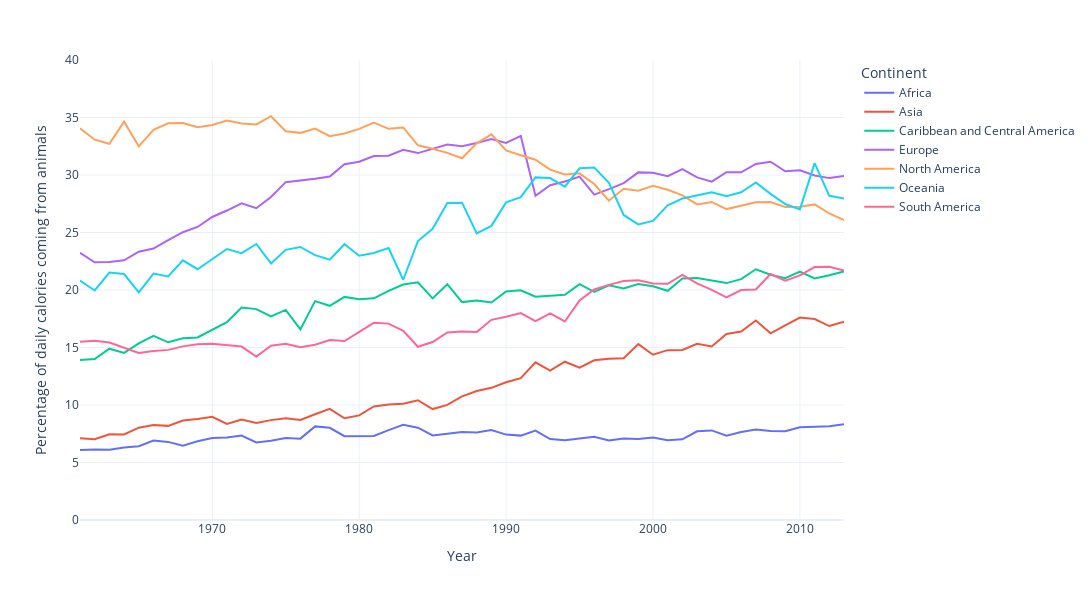

Notebook source saved alongside this figure:
### Code cell
fig = px.line(median_animal_ratio_per_continent, 
              x="year", 
              y="animal_ratio", 
              title="",
              height=600,
              width=1200,
              color="continent",
              template="plotly_white",
              labels={"continent": "Continent", "animal_ratio": "% Daily Calories of Animal Origin", "year": "Year"},
             )

fig.update_layout(
    xaxis_title="Year",
    yaxis_title="Percentage of daily calories coming from animals",
    legend={"title": {"text": "Continent"}},
)
# fig.update_xaxes(range=[0.0, 100.0])
fig.update_yaxes(range=[0.0, 40.0])
fig.show()

### Figure 1 — Plotly figure (JSON) as saved in the notebook; plotly's stock layout.template omitted (floating-point values rounded to 4 significant figures)
{"data": [{"hovertemplate": "Continent=Africa<br>Year=%{x}<br>% Daily Calories of Animal Origin=%{y}<extra></extra>", "legendgroup": "Africa", "line": {"color": "#636efa", "dash": "solid"}, "marker": {"symbol": "circle"}, "mode": "lines", "name": "Africa", "orientation": "v", "showlegend": true, "type": "scatter", "x": [1961, 1962, 1963, 1964, 1965, 1966, 1967, 1968, 1969, 1970, 1971, 1972, 1973, 1974, 1975, 1976, 1977, 1978, 1979, 1980, 1981, 1982, 1983, 1984, 1985, 1986, 1987, 1988, 1989, 1990, 1991, 1992, 1993, 1994, 1995, 1996, 1997, 1998, 1999, 2000, 2001, 2002, 2003, 2004, 2005, 2006, 2007, 2008, 2009, 2010, 2011, 2012, 2013], "xaxis": "x", "y": [6.092, 6.141, 6.113, 6.311, 6.418, 6.911, 6.793, 6.456, 6.852, 7.131, 7.18, 7.347, 6.75, 6.9, 7.128, 7.076, 8.139, 8.02, 7.285, 7.317, 7.302, 7.814, 8.278, 8.024, 7.358, 7.499, 7.646, 7.605, 7.827, 7.424, 7.338, 7.78, 7.041, 6.94, 7.065, 7.239, 6.909, 7.095, 7.046, 7.169, 6.944, 7.013, 7.717, 7.79, 7.332, 7.644, 7.867, 7.737, 7.721, 8.059, 8.107, 8.162, 8.324], "yaxis": "y"}, {"hovertemplate": "Continent=Asia<br>Year=%{x}<br>% Daily Calories of Animal Origin=%{y}<extra></extra>", "legendgroup": "Asia", "line": {"color": "#EF553B", "dash": "solid"}, "marker": {"symbol": "circle"}, "mode": "lines", "name": "Asia", "orientation": "v", "showlegend": true, "type": "scatter", "x": [1961, 1962, 1963, 1964, 1965, 1966, 1967, 1968, 1969, 1970, 1971, 1972, 1973, 1974, 1975, 1976, 1977, 1978, 1979, 1980, 1981, 1982, 1983, 1984, 1985, 1986, 1987, 1988, 1989, 1990, 1991, 1992, 1993, 1994, 1995, 1996, 1997, 1998, 1999, 2000, 2001, 2002, 2003, 2004, 2005, 2006, 2007, 2008, 2009, 2010, 2011, 2012, 2013], "xaxis": "x", "y": [7.108, 7.025, 7.451, 7.435, 8.026, 8.259, 8.185, 8.643, 8.776, 8.978, 8.36, 8.743, 8.431, 8.685, 8.837, 8.7, 9.194, 9.665, 8.849, 9.099, 9.871, 10.05, 10.11, 10.42, 9.647, 10.01, 10.75, 11.21, 11.49, 11.97, 12.33, 13.71, 12.99, 13.76, 13.25, 13.89, 14.02, 14.06, 15.3, 14.37, 14.77, 14.79, 15.33, 15.09, 16.18, 16.39, 17.35, 16.23, 16.92, 17.61, 17.47, 16.87, 17.24], "yaxis": "y"}, {"hovertemplate": "Continent=Caribbean and Central America<br>Year=%{x}<br>% Daily Calories of Animal Origin=%{y}<extra></extra>", "legendgroup": "Caribbean and Central America", "line": {"color": "#00cc96", "dash": "solid"}, "marker": {"symbol": "circle"}, "mode": "lines", "name": "Caribbean and Central America", "orientation": "v", "showlegend": true, "type": "scatter", "x": [1961, 1962, 1963, 1964, 1965, 1966, 1967, 1968, 1969, 1970, 1971, 1972, 1973, 1974, 1975, 1976, 1977, 1978, 1979, 1980, 1981, 1982, 1983, 1984, 1985, 1986, 1987, 1988, 1989, 1990, 1991, 1992, 1993, 1994, 1995, 1996, 1997, 1998, 1999, 2000, 2001, 2002, 2003, 2004, 2005, 2006, 2007, 2008, 2009, 2010, 2011, 2012, 2013], "xaxis": "x", "y": [13.91, 14.0, 14.9, 14.53, 15.35, 16.02, 15.45, 15.8, 15.87, 16.57, 17.2, 18.47, 18.34, 17.71, 18.27, 16.57, 19.04, 18.62, 19.4, 19.19, 19.28, 19.92, 20.48, 20.66, 19.27, 20.5, 18.95, 19.08, 18.91, 19.87, 19.98, 19.42, 19.49, 19.59, 20.51, 19.83, 20.41, 20.14, 20.52, 20.33, 19.93, 21.0, 21.05, 20.81, 20.6, 20.95, 21.8, 21.33, 21.03, 21.59, 21.0, 21.28, 21.62], "yaxis": "y"}, {"hovertemplate": "Continent=Europe<br>Year=%{x}<br>% Daily Calories of Animal Origin=%{y}<extra></extra>", "legendgroup": "Europe", "line": {"color": "#ab63fa", "dash": "solid"}, "marker": {"symbol": "circle"}, "mode": "lines", "name": "Europe", "orientation": "v", "showlegend": true, "type": "scatter", "x": [1961, 1962, 1963, 1964, 1965, 1966, 1967, 1968, 1969, 1970, 1971, 1972, 1973, 1974, 1975, 1976, 1977, 1978, 1979, 1980, 1981, 1982, 1983, 1984, 1985, 1986, 1987, 1988, 1989, 1990, 1991, 1992, 1993, 1994, 1995, 1996, 1997, 1998, 1999, 2000, 2001, 2002, 2003, 2004, 2005, 2006, 2007, 2008, 2009, 2010, 2011, 2012, 2013], "xaxis": "x", "y": [23.24, 22.41, 22.44, 22.59, 23.33, 23.61, 24.34, 25.02, 25.48, 26.35, 26.91, 27.54, 27.11, 28.08, 29.38, 29.5, 29.67, 29.87, 30.93, 31.15, 31.65, 31.68, 32.19, 31.91, 32.3, 32.65, 32.51, 32.79, 33.14, 32.78, 33.4, 28.2, 29.11, 29.43, 29.86, 28.29, 28.77, 29.3, 30.23, 30.2, 29.9, 30.51, 29.79, 29.43, 30.24, 30.24, 30.96, 31.15, 30.32, 30.41, 29.96, 29.73, 29.91], "yaxis": "y"}, {"hovertemplate": "Continent=North America<br>Year=%{x}<br>% Daily Calories of Animal Origin=%{y}<extra></extra>", "legendgroup": "North America", "line": {"color": "#FFA15A", "dash": "solid"}, "marker": {"symbol": "circle"}, "mode": "lines", "name": "North America", "orientation": "v", "showlegend": true, "type": "scatter", "x": [1961, 1962, 1963, 1964, 1965, 1966, 1967, 1968, 1969, 1970, 1971, 1972, 1973, 1974, 1975, 1976, 1977, 1978, 1979, 1980, 1981, 1982, 1983, 1984, 1985, 1986, 1987, 1988, 1989, 1990, 1991, 1992, 1993, 1994, 1995, 1996, 1997, 1998, 1999, 2000, 2001, 2002, 2003, 2004, 2005, 2006, 2007, 2008, 2009, 2010, 2011, 2012, 2013], "xaxis": "x", "y": [34.07, 33.07, 32.71, 34.63, 32.49, 33.93, 34.5, 34.52, 34.16, 34.34, 34.73, 34.47, 34.39, 35.12, 33.81, 33.66, 34.04, 33.38, 33.62, 34.01, 34.56, 34.01, 34.14, 32.58, 32.28, 31.92, 31.46, 32.76, 33.54, 32.14, 31.72, 31.32, 30.47, 30.04, 30.14, 29.22, 27.77, 28.8, 28.63, 29.06, 28.72, 28.23, 27.44, 27.66, 27.04, 27.36, 27.64, 27.65, 27.22, 27.25, 27.44, 26.65, 26.07], "yaxis": "y"}, {"hovertemplate": "Continent=Oceania<br>Year=%{x}<br>% Daily Calories of Animal Origin=%{y}<extra></extra>", "legendgroup": "Oceania", "line": {"color": "#19d3f3", "dash": "solid"}, "marker": {"symbol": "circle"}, "mode": "lines", "name": "Oceania", "orientation": "v", "showlegend": true, "type": "scatter", "x": [1961, 1962, 1963, 1964, 1965, 1966, 1967, 1968, 1969, 1970, 1971, 1972, 1973, 1974, 1975, 1976, 1977, 1978, 1979, 1980, 1981, 1982, 1983, 1984, 1985, 1986, 1987, 1988, 1989, 1990, 1991, 1992, 1993, 1994, 1995, 1996, 1997, 1998, 1999, 2000, 2001, 2002, 2003, 2004, 2005, 2006, 2007, 2008, 2009, 2010, 2011, 2012, 2013], "xaxis": "x", "y": [20.82, 19.96, 21.52, 21.39, 19.79, 21.43, 21.17, 22.58, 21.81, 22.72, 23.56, 23.21, 24.0, 22.31, 23.49, 23.74, 23.03, 22.63, 23.98, 22.98, 23.21, 23.66, 20.89, 24.26, 25.32, 27.56, 27.59, 24.92, 25.57, 27.62, 28.07, 29.79, 29.73, 28.98, 30.58, 30.65, 29.32, 26.53, 25.7, 26.01, 27.36, 27.96, 28.23, 28.5, 28.16, 28.5, 29.36, 28.36, 27.47, 27.01, 31.03, 28.19, 27.96], "yaxis": "y"}, {"hovertemplate": "Continent=South America<br>Year=%{x}<br>% Daily Calories of Animal Origin=%{y}<extra></extra>", "legendgroup": "South America", "line": {"color": "#FF6692", "dash": "solid"}, "marker": {"symbol": "circle"}, "mode": "lines", "name": "South America", "orientation": "v", "showlegend": true, "type": "scatter", "x": [1961, 1962, 1963, 1964, 1965, 1966, 1967, 1968, 1969, 1970, 1971, 1972, 1973, 1974, 1975, 1976, 1977, 1978, 1979, 1980, 1981, 1982, 1983, 1984, 1985, 1986, 1987, 1988, 1989, 1990, 1991, 1992, 1993, 1994, 1995, 1996, 1997, 1998, 1999, 2000, 2001, 2002, 2003, 2004, 2005, 2006, 2007, 2008, 2009, 2010, 2011, 2012, 2013], "xaxis": "x", "y": [15.5, 15.59, 15.44, 14.99, 14.52, 14.7, 14.79, 15.1, 15.28, 15.33, 15.17, 15.08, 14.22, 15.16, 15.32, 15.03, 15.25, 15.65, 15.57, 16.35, 17.15, 17.08, 16.46, 15.06, 15.48, 16.31, 16.39, 16.35, 17.41, 17.68, 17.99, 17.29, 17.96, 17.26, 19.1, 20.04, 20.45, 20.78, 20.84, 20.56, 20.54, 21.32, 20.58, 20.0, 19.35, 19.99, 20.04, 21.39, 20.81, 21.27, 22.0, 22.02, 21.7], "yaxis": "y"}], "layout": {"height": 600, "legend": {"title": {"text": "Continent"}, "tracegroupgap": 0}, "margin": {"t": 60}, "width": 1200, "xaxis": {"anchor": "y", "autorange": true, "domain": [0, 1], "range": [1961, 2013], "title": {"text": "Year"}, "type": "linear"}, "yaxis": {"anchor": "x", "domain": [0, 1], "range": [0, 40], "title": {"text": "Percentage of daily calories coming from animals"}, "type": "linear"}}}
